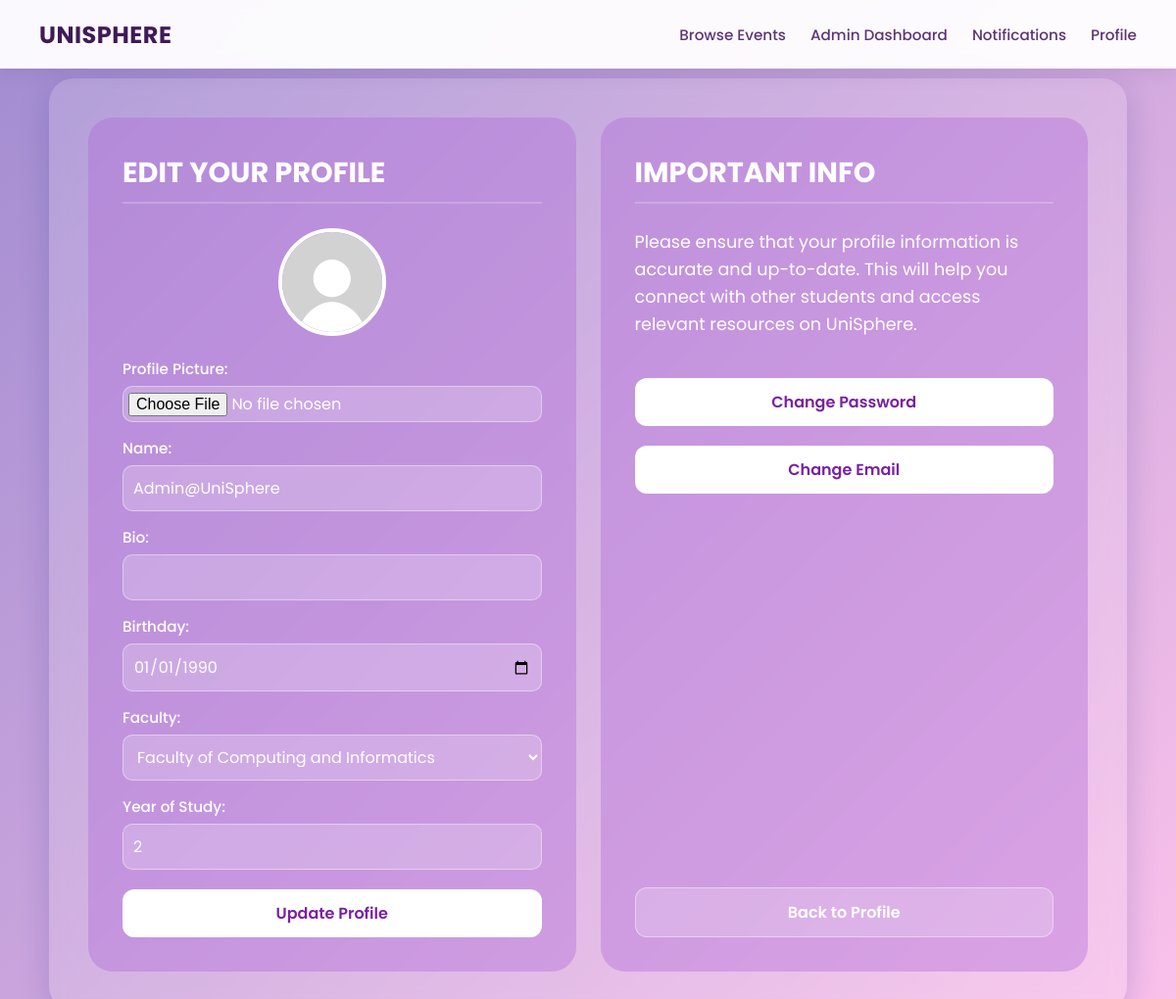
The page /edit_profile (signed in) on the database as committed earlier.
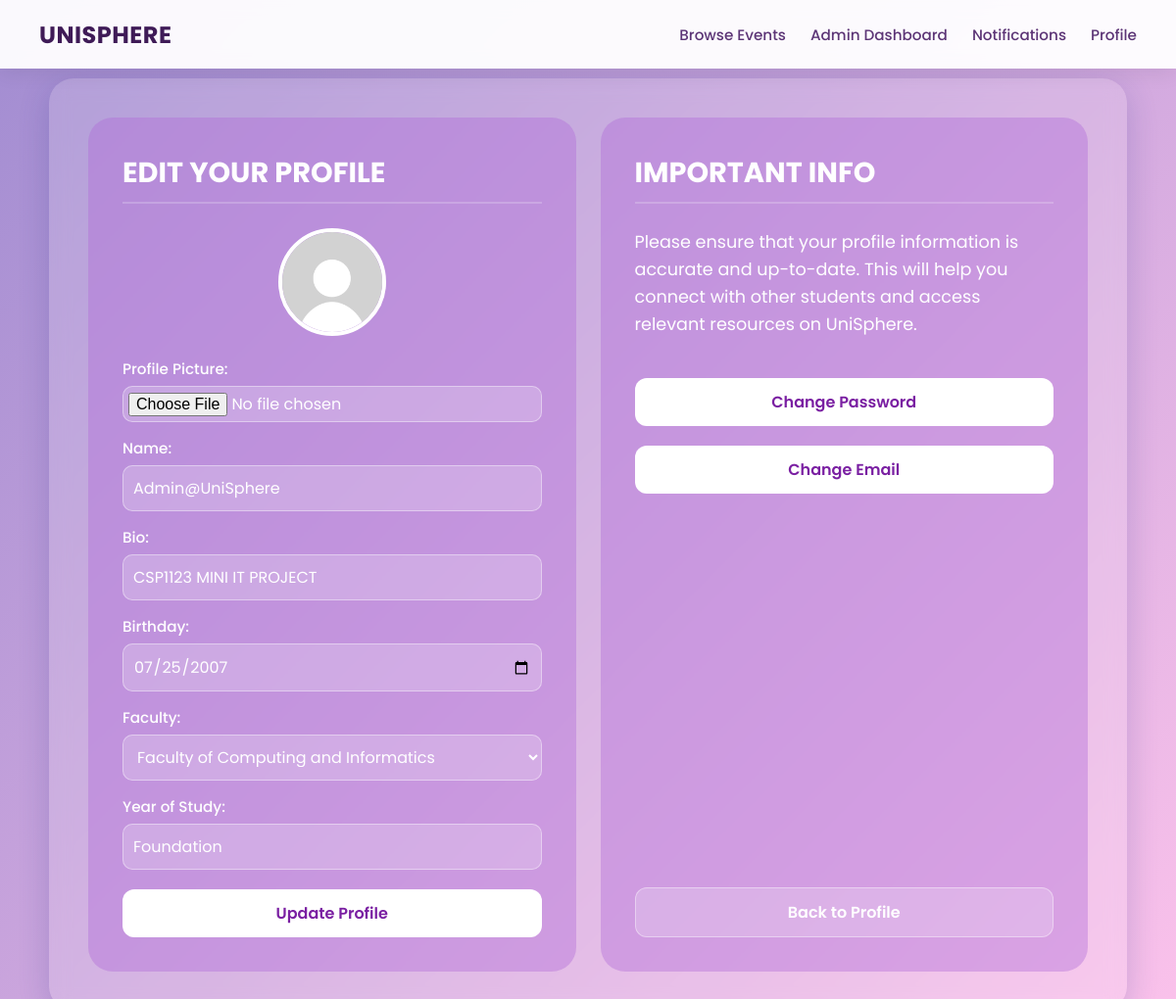
The same page on the database as committed later.
### tables this page shows
CREATE TABLE user_details (
    student_id VARCHAR(10) PRIMARY KEY,
    bio TEXT,
    birthday DATE,
    faculty TEXT,
    year_of_study INTEGER,
    profile_picture TEXT,
    FOREIGN KEY (student_id) REFERENCES users_general(student_id)
);

### app.py (the view, shortened to what this page needs)
@app.route('/edit_profile', methods=['GET', 'POST'])
def edit_profile():
    username = session.get('user')
    if not username:
        return redirect(url_for('login'))
    conn = get_db_connection()
    cursor = conn.cursor()
    cursor.execute("SELECT * FROM users_general WHERE username = ?", (username,))
    user = cursor.fetchone()
    if not user:
        conn.close()
        return "User not found"
    student_id = user["student_id"]
    cursor.execute("SELECT * FROM user_details WHERE student_id = ?", (student_id,))
    details = cursor.fetchone()
    conn.close()
    return render_template('EditProfile.html', user=user, details=details, security_question=user['security_question'])

### app.py (called while the page is built)
def get_db_connection():
    conn = sqlite3.connect('database.db')
    conn.row_factory = sqlite3.Row
    conn.execute("PRAGMA foreign_keys = 1")
    return conn

@app.context_processor
def inject_notifications():
    if 'student_id' not in session:
        return dict(unread_notifications=0)
    conn = get_db_connection()
    cursor = conn.cursor()
    cursor.execute("SELECT COUNT(*) AS total FROM notifications WHERE student_id = ? AND is_read = 0",
    (session['student_id'],))
    result = cursor.fetchone()
    conn.close()
    return dict(unread_notifications=result['total'])

### templates/EditProfile.html (shortened to what the changed rows need)
<!DOCTYPE html>
<html lang="en">
    <head>
    </head>
    <body>
        <div class="dashboard-view">
            <div class="grid">
                <div class="card">
                    <h2>Edit Your Profile</h2>
                    <form action="/edit_profile" method="post" enctype="multipart/form-data">
                        <label for="profile_picture">Profile Picture:</label>
                        <input type="file" id="profile_picture" name="profile_picture" accept="image/*">
                        <label for="name">Name:</label>
                        <input type="text" id="name" name="name" value="{{ user['name'] }}">
                        <label for="bio">Bio:</label>
                        <input type="text" id="bio" name="bio" value="{{ details['bio'] if details else '' }}">
                        <label for="birthday">Birthday:</label>
                        <input type="date" id="birthday" name="birthday" value="{{ details['birthday'] if details else '1990-01-01' }}">
                        <label for="faculty">Faculty:</label>
                        <select id="faculty" name="faculty">
                            <option value="Faculty of Computing and Informatics"
                                {% if not details or details['faculty'] == 'Faculty of Computing and Informatics' %}selected{% endif %} style="color: black;">
                                Faculty of Computing and Informatics
                            </option>
                        </select>
                        <label for="year_of_study">Year of Study:</label>
                        <input type="text" id="year_of_study" name="year_of_study" value="{{ details['year_of_study'] if details else '2' }}">
                        <input type="submit" value="Update Profile">
                    </form>
                </div>
                <div class="card" style="display: flex; flex-direction: column; justify-content: space-between;">
                    <div>
                        <h2>Important Info</h2>
                    </div>
                </div>
            </div>
        </div>
    </body>
</html>

Rows that differ between the two databases and show on the page:
changed user_details "Faculty of Computing and Informatics": bio (not shown) → "CSP1123 MINI IT PROJECT"; birthday "01/01/1990" → "07/25/2007"; year_of_study "2" → "Foundation"
